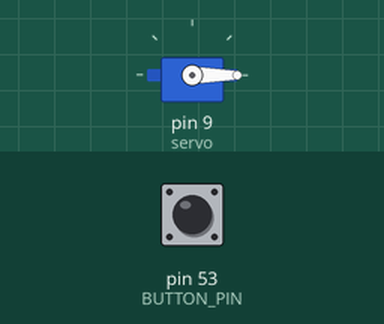
Simulated run of this sketch. Board: Arduino Mega 2560, built with avr-gcc and run on an emulated ATmega2560. On the bench: servo. The test bench sets the inputs (shaded band); at power-on: pin 53 (BUTTON_PIN) LOW.

Above: at 0.05 s.
Timing chart, 0 to 4.6 s (numbered marks = the images above):
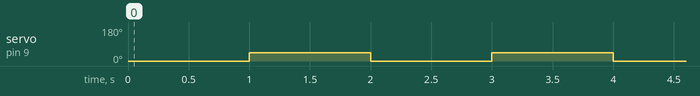

The sketch:

Servo.ino
```cpp
#include<Servo.h>
const int BUTTON_PIN = 53;  // 按鍵的接腳
//const int LED_PIN =  3;   // LED燈的接腳

int buttonState = 0;   // 按鈕的狀態
Servo servo;

void setup() {
  pinMode(BUTTON_PIN, INPUT);   //設定LED的PIN腳為輸出
  servo.attach(9);
  servo.write(0);
  Serial.begin(9600);
  //pinMode(BUTTON_PIN, INPUT); //設定按鈕的接腳為輸入，因為我們要讀取它的狀態
}

void loop() {
  buttonState = digitalRead(BUTTON_PIN);  //讀取按鍵的狀態

  // if(buttonState == LOW){
  //   Serial.println("buttonlow");        //如果按鍵按了
  //   servo.write(150);   //LED就亮了
  // }else{                           //如果按鍵是未按下
  //   servo.write(120);  //LED就不亮
  // }

  servo.write(0);
  delay(1000);
  servo.write(45);
  delay(1000);
}
```

Measured:
- by itself, servo on pin 9 (servo): alternates 45° for 1.0 s and 0° for 1.0 s
